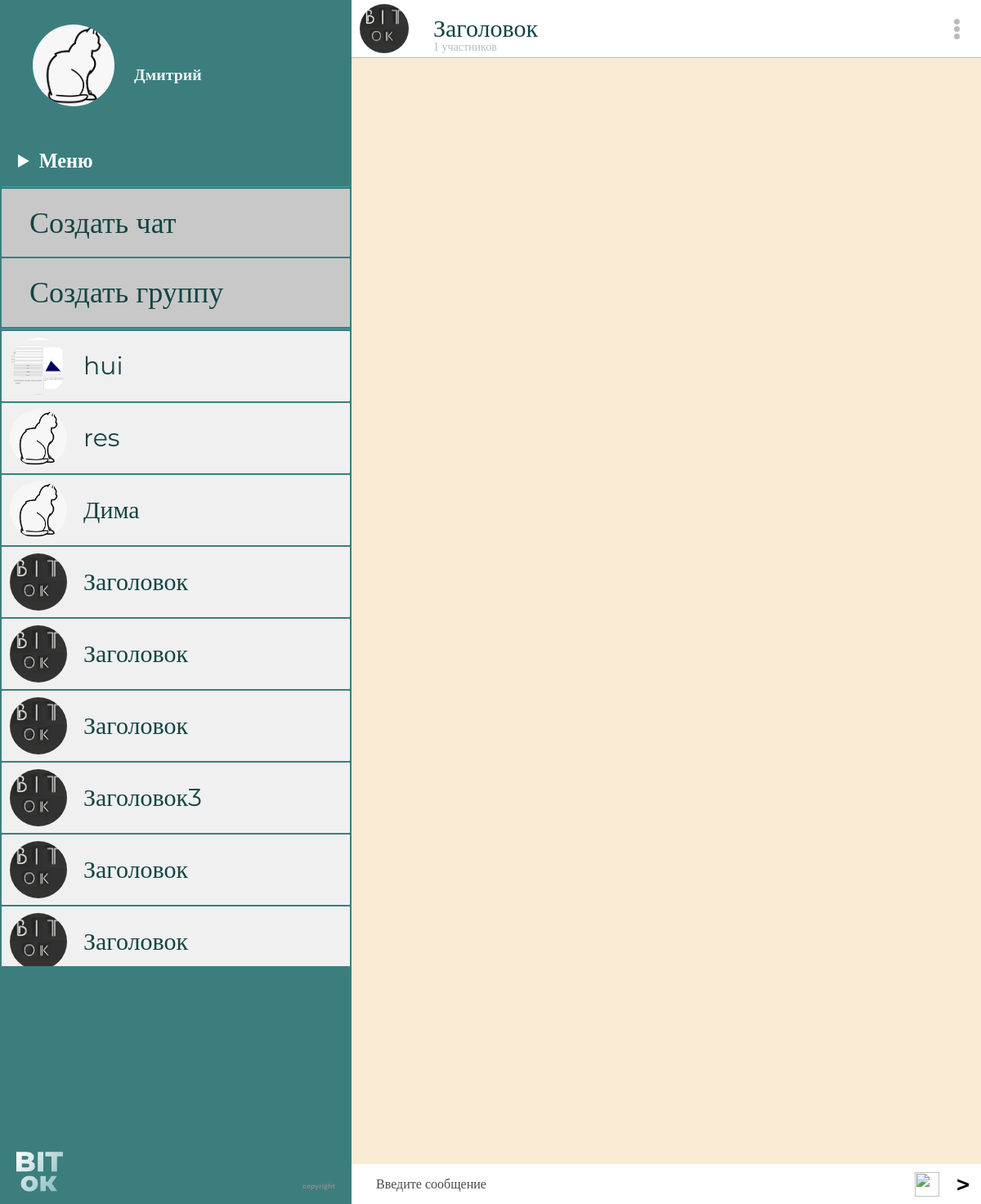
/read_chat/6 (signed in), run on the app's committed database.
### data/user.py (models this page shows, shortened)
class User(SqlAlchemyBase, UserMixin):
    __tablename__ = 'user'
    id = sqlalchemy.Column(sqlalchemy.Integer,
                           primary_key=True, autoincrement=True)
    name = sqlalchemy.Column(sqlalchemy.String, nullable=True)
    email = sqlalchemy.Column(sqlalchemy.String,
                              index=True, unique=True, nullable=True)
    hashed_password = sqlalchemy.Column(sqlalchemy.String, nullable=True)
    publications = sqlalchemy.Column(sqlalchemy.String, nullable=True)
    friends = sqlalchemy.Column(sqlalchemy.String, nullable=True)
    potential_friends = sqlalchemy.Column(sqlalchemy.String, nullable=True)
    photo = sqlalchemy.Column(sqlalchemy.String)
    messages = sqlalchemy.Column(sqlalchemy.String)
    messages_bad = sqlalchemy.Column(sqlalchemy.String)
    about = sqlalchemy.Column(sqlalchemy.String)
    form = sqlalchemy.Column(sqlalchemy.String)
    informal_name = sqlalchemy.Column(sqlalchemy.Integer)
    role = sqlalchemy.Column(sqlalchemy.Integer)
    chats = sqlalchemy.Column(sqlalchemy.String)
    idstr = sqlalchemy.Column(sqlalchemy.String)
    current_form = sqlalchemy.Column(sqlalchemy.String)

### data/private_chat.py (models this page shows)
class PrivateChat(SqlAlchemyBase):
    __tablename__ = 'privatechat'
    id = sqlalchemy.Column(sqlalchemy.Integer,
                           primary_key=True, autoincrement=True)
    name1 = sqlalchemy.Column(sqlalchemy.String)
    name2 = sqlalchemy.Column(sqlalchemy.String)
    user1 = sqlalchemy.Column(sqlalchemy.Integer)
    user2 = sqlalchemy.Column(sqlalchemy.Integer)
    photo1 = sqlalchemy.Column(sqlalchemy.String)
    photo2 = sqlalchemy.Column(sqlalchemy.String)

### data/chat.py (models this page shows)
class Chat(SqlAlchemyBase):
    __tablename__ = 'chat'
    id = sqlalchemy.Column(sqlalchemy.Integer,
                           primary_key=True, autoincrement=True)
    name = sqlalchemy.Column(sqlalchemy.String, nullable=True)
    admin = sqlalchemy.Column(sqlalchemy.Integer)
    photo = sqlalchemy.Column(sqlalchemy.String)
    peoples = sqlalchemy.Column(sqlalchemy.String)
    count_peoples = sqlalchemy.Column(sqlalchemy.Integer)

### main.py (the view, shortened to what this page needs)
@app.route('/read_chat/<int:id>', methods=['GET', 'POST'])
def read_chat(id):
    form = AddMessage()
    data = db_sess.query(Chat).filter(Chat.peoples.like(f'%{current_user.id}%')).all()
    data2 = db_sess.query(PrivateChat).filter(
        or_(PrivateChat.user2 == current_user.id, PrivateChat.user1 == current_user.id)).all()
    chat, = filter(lambda a: a.id == id, data)
    messages = db_sess.query(Messages).filter(Messages.chat == id).all()
    return render_template('read_chat.html', title='Группа', form=form, chat=chat, messages=messages, id=id,
                           admin=chat.admin, data=data, data2=data2, stickers=STICKERS)

### forms/addmessage.py
class AddMessage(FlaskForm):
    content = StringField('Сообщение', validators=[DataRequired()])
    submit = SubmitField('Отправить')

### data/db_session.py (called while the page is built)
def create_session() -> Session:
    global __factory
    return __factory()

### main.py (called while the page is built)
@login_manager.user_loader
def load_teacher(user_id):
    db_sess = db_session.create_session()
    return db_sess.query(User).get(user_id)

### templates/read_chat.html (shortened to what this page needs)
<!DOCTYPE html>
<html lang="en">
<head>
    <link rel="stylesheet" href="../static/css/read-chat_style/read-chat_style.css">
</head>
<body>
    {% if current_user.is_authenticated %}
    <div class="site">
        <div class="site_left">
            <div class="profile">
                <div class="profile__img-wrapper">
                    <img src="/static/profile_photos/{{current_user.photo}}" alt="" class="profile__img">
                </div>
                <a href="/profile" class="profile__name" display="block">{{current_user.name}}</a>
            </div>
            <nav class="menu">
                <details class="menu__deatils-block">
                    <summary class="menu__title">Меню</summary>
                </details>
                <ul class="menu__buttons">
                    <li><a href="/add_private" class="menu__link">Создать чат</a></li>
                    <li><a href="/add_chat" class="menu__link">Создать группу</a></li>
                </ul>
                <ul class="menu__chats">
                    {% for item in data2%}
                    <a href="read_private_chat/{{item.id}}" class="chat" width="400">
                        {% if current_user.id == item.user1%}
                        <h2 class="chat__name">{{item.name1}}</h2>
                        <img class="chat__img" src="/static/profile_photos/{{item.photo2}}" width="70" height="70">
                        {% else %}
                        <h2 class="chat__name">{{item.name2}}</h2>
                        <img class="chat__img" src="/static/profile_photos/{{item.photo1}}" width="70" height="70">
                        {% endif %}
                    </a>
                    {% endfor %}
                    {% for item in data%}
                    <a href="/read_chat/{{item.id}}" class="chat" width="400">
                        <h2 class="chat__name">{{item.name}}</h2>
                        <img class="chat__img" src="/static/chat_imgs/{{item.photo}}" width="70" height="70">
                    </a>
                    {% endfor %}
                </ul>
            </nav>
            <footer class="footer">
                <a href="/index" class="footer__logo"><img src="/static/img/logo_footer.png" alt=""></a>
                <p class="footer__copyright">copyright</p>
            </footer>
        </div>
        <div class="site_right">
            <div class="group-chat">
                <nav class="group-chat__header header">
                    <div class="header-wrapper">
                        <img src="/static/chat_imgs/{{chat.photo}}" width="60" height="60">
                        <p class="header__chat-name">{{chat.name}}</p>
                        <span>{{chat.count_peoples}} участников</span>
                    </div>
                    <button class="header__menu-button">
                        <div class=""></div>
                        <div class=""></div>
                        <div class=""></div>
                    </button>
                </nav>
                <div class="messages">
                </div>
                <form class="group-chat__send" action="" method="post">
                    {{ form.content(class="form-control", placeholder="Введите сообщение") }}
                    <a class="group-chat__send-stickers">
                        <img src="/static/img/sticker_button_img.png" alt="">
                    </a>
                    {{ form.submit(type="submit", class="group-chat__send-button") }}
                </form>
            </div>
        </div>
    </div>
    {% endif %}
</body>
</html>

### data on the page
User: photo (picture), name "Дмитрий"
PrivateChat: name1 "hui", photo2 (picture)
PrivateChat: name2 "res", photo1 (picture)
PrivateChat: name1 "Дима", photo2 (picture)
Chat: name "Заголовок", photo (picture), count_peoples "1"
Chat: name "Заголовок", photo (picture)
Chat: name "Заголовок", photo (picture)
Chat: name "Заголовок3", photo (picture)
Chat: name "Заголовок", photo (picture)
Chat: name "Заголовок", photo (picture)
